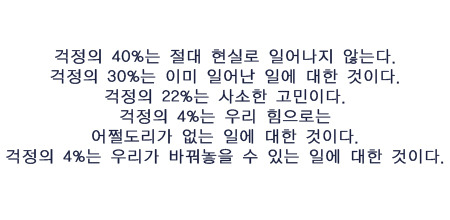
#> input picture .tmp/main/FrameTest/image/OCRimage/text.jpg, 450 x 220 px
$ python dhash_with_imageRotation.py ../../../.tmp/main/FrameTest/image/OCRimage/text.jpg   (older library calls are emulated)
#> lines starting #> are read from the running program, lines starting #| are printed output that depends on the picture; after the words box and inside, x2 and y2 are one past the last pixel; in counts of white or black regions, pixels touching at a corner belong together
### SubModules/dhashCalculater_server/dhash_calculator/util.py
import cv2
import numpy as np
import random
from PIL import Image

def order_points(pts):
    rect = np.zeros((4, 2), dtype = "float32")

    s = pts.sum(axis = 1)
    rect[0] = pts[np.argmin(s)]
    rect[2] = pts[np.argmax(s)]

    diff = np.diff(pts, axis = 1)
    rect[1] = pts[np.argmin(diff)]
    rect[3] = pts[np.argmax(diff)]

    return rect

def four_point_transform(image, pts):
    rect = order_points(pts)
    (tl, tr, br, bl) = rect

    widthA = np.sqrt(((br[0] - bl[0]) ** 2) + ((br[1] - bl[1]) ** 2))
    widthB = np.sqrt(((tr[0] - tl[0]) ** 2) + ((tr[1] - tl[1]) ** 2))
    maxWidth = max(int(widthA), int(widthB))

    heightA = np.sqrt(((tr[0] - br[0]) ** 2) + ((tr[1] - br[1]) ** 2))
    heightB = np.sqrt(((tl[0] - bl[0]) ** 2) + ((tl[1] - bl[1]) ** 2))
    maxHeight = max(int(heightA), int(heightB))

    dst = np.array([
	    [0, 0],
	    [maxWidth - 1, 0],
	    [maxWidth - 1, maxHeight - 1],
	    [0, maxHeight - 1]], dtype = "float32")

    # compute the perspective transform matrix and then apply it
    M = cv2.getPerspectiveTransform(rect, dst)

    warped = cv2.warpPerspective(image, M, (maxWidth, maxHeight))

    # return the warped image
    return warped

def dhash(image, hash_size=8):
    image = image.convert('L').resize((hash_size+1, hash_size), Image.ANTIALIAS)

    pixels = list(image.getdata())

    difference = []
    for row in range(hash_size):
        for col in range(hash_size):
            pixel_left = image.getpixel((col,row))
            pixel_right = image.getpixel((col+1,row))
            difference.append(pixel_left>pixel_right)

    decimal_value = 0
    hex_string = []
    for index, value in enumerate(difference):
        if value:
            decimal_value += 2**(index % 8)
        if (index % 8) == 7:
            hex_string.append(hex(decimal_value)[2:].rjust(2, '0'))
            decimal_value = 0

    return ''.join(hex_string)

def random_noise(inputMat, noise=100):

    x_pos = None;
    y_pos = None;

    temp_img = inputMat;
    height, width, channels = temp_img.shape;

    for i in range(noise):
        x = random.randint(0, width - 2);
        y = random.randint(0, height - 2);
        if(x<0):
           x = 0
        if(y<0):
           y = 0

        noise = (random.randint(0, 255));
        noise3CH = [noise, noise, noise]

        temp_img[y][x] = noise3CH
        temp_img[y + 1][x] = noise3CH
        temp_img[y][x + 1] = noise3CH
        temp_img[y + 1][x + 1] = noise3CH

    return temp_img

def image_rotation(inputMat, angle = 1.0):
    tmp_img = inputMat;
    dst_img = None;
    height, width, channels = tmp_img.shape;

    angle = random.uniform(0, 6) - 3.0

    M = cv2.getRotationMatrix2D((width/2, height/2), angle, 1.0);

    dst_img = cv2.warpAffine(tmp_img, M, (width, height), borderValue=[255,255,255])

    return dst_img

### SubModules/dhashCalculater_server/dhash_calculator/dhash_with_imageRotation.py
import cv2
import numpy as np
from PIL import Image
import sys
from util import order_points
from util import four_point_transform
from util import dhash
from util import image_rotation
from util import random_noise

def main(index, image):
    height, width, channels = image.shape;
    gray = cv2.cvtColor(image, cv2.COLOR_BGR2GRAY)

    gray = cv2.GaussianBlur(gray, (7, 7), 0)
    gray = cv2.GaussianBlur(gray, (7, 7), 0)

    edged = cv2.Canny(gray, 30, 80) # 50 ,100

    kernel = np.array([[0,1,0], [1,1,1], [0,1,0]], np.uint8)
    edged = cv2.dilate(edged, kernel, iterations=5)
    edged = cv2.erode(edged, kernel, iterations=5)

    image = cv2.copyMakeBorder(image, 1, 1, 1, 1, cv2.BORDER_CONSTANT, value=[0,0,0])
    edged = cv2.copyMakeBorder(edged, 1, 1, 1, 1, cv2.BORDER_CONSTANT, value=[1,1,1])


    contours, hierarchy = cv2.findContours(edged.copy(), cv2.RETR_TREE, cv2.CHAIN_APPROX_SIMPLE)
    height = edged.shape[0]
    width = edged.shape[1]

    MAX_COUNTOUR_AREA = (width - 2) * (height - 2)
    maxAreaFound = MAX_COUNTOUR_AREA * 0.35 #object 크기는 이미지 전체의 30% 이상이어야 함.

    rectList = [];
    for cnt in contours:

        box = cv2.minAreaRect(cnt)
        box = cv2.boxPoints(box)
        box = np.array(box, dtype="int")

        if cv2.contourArea(box) <= maxAreaFound:
            continue

        rect = order_points(box)

        if len(rectList) == 0:
            rectList.append(rect)
        else:
            count = 0;
            listLength = len(rectList)
            isNotSameArea = True;

            for oneRectInList in rectList:
                if 0.99 * cv2.contourArea(rect) <= cv2.contourArea(oneRectInList) <= 1.01 * cv2.contourArea(rect):
                    isNotSameArea = False;
                    break;

            if(isNotSameArea):
                rectList.append(rect)

    sortedRect = sorted(rectList, key=lambda oneRect: cv2.contourArea(oneRect), reverse=True)

    roi = None

    if(len(sortedRect) == 1):
        roi = sortedRect[0]
    else:
        roi = sortedRect[1]

    pts = np.array(roi, dtype = "float32")
    warped = four_point_transform(image, pts)

    if index != 0:
        warped = random_noise(warped, 200)
        warped = image_rotation(warped)

    print(dhash(Image.fromarray(warped.astype('uint8'), 'RGB')))

if __name__ == "__main__":
    filePath = sys.argv[1]
    img = cv2.imread(filePath)
#> img is the input picture: shape (220, 450, 3); mean B, G, R 242.2, 240.5, 240.1
    for index in range(3):
        main(index, img)
#> this loop made 3 passes
#| acac3b13333155ee
#| adec3813335359e6
#| 8fac2833335bc52f
#> pass 1, in main, `gray = cv2.cvtColor(image, cv2.COLOR_BGR2GRAY)`:
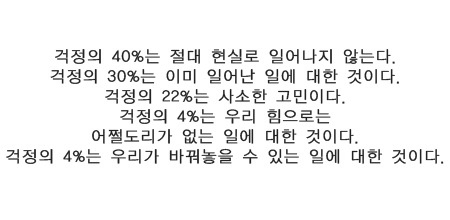
#> gray: shape (220, 450); min 24, max 255, mean 240.6
#> pass 1, in main, `gray = cv2.GaussianBlur(gray, (7, 7), 0)`:
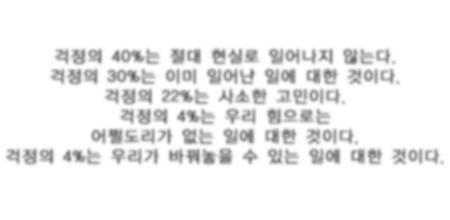
#> gray: shape (220, 450); min 104, max 255, mean 240.6
#> pass 1, in main, `edged = cv2.Canny(gray, 30, 80)`:
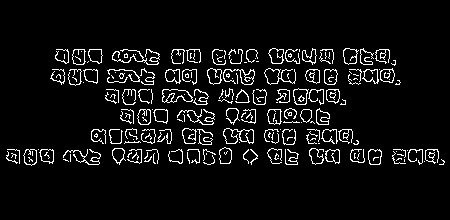
#> edged: shape (220, 450); 6.4% white in thin lines or dots, all inside (x1, y1, x2, y2) = (6, 48, 445, 166)
